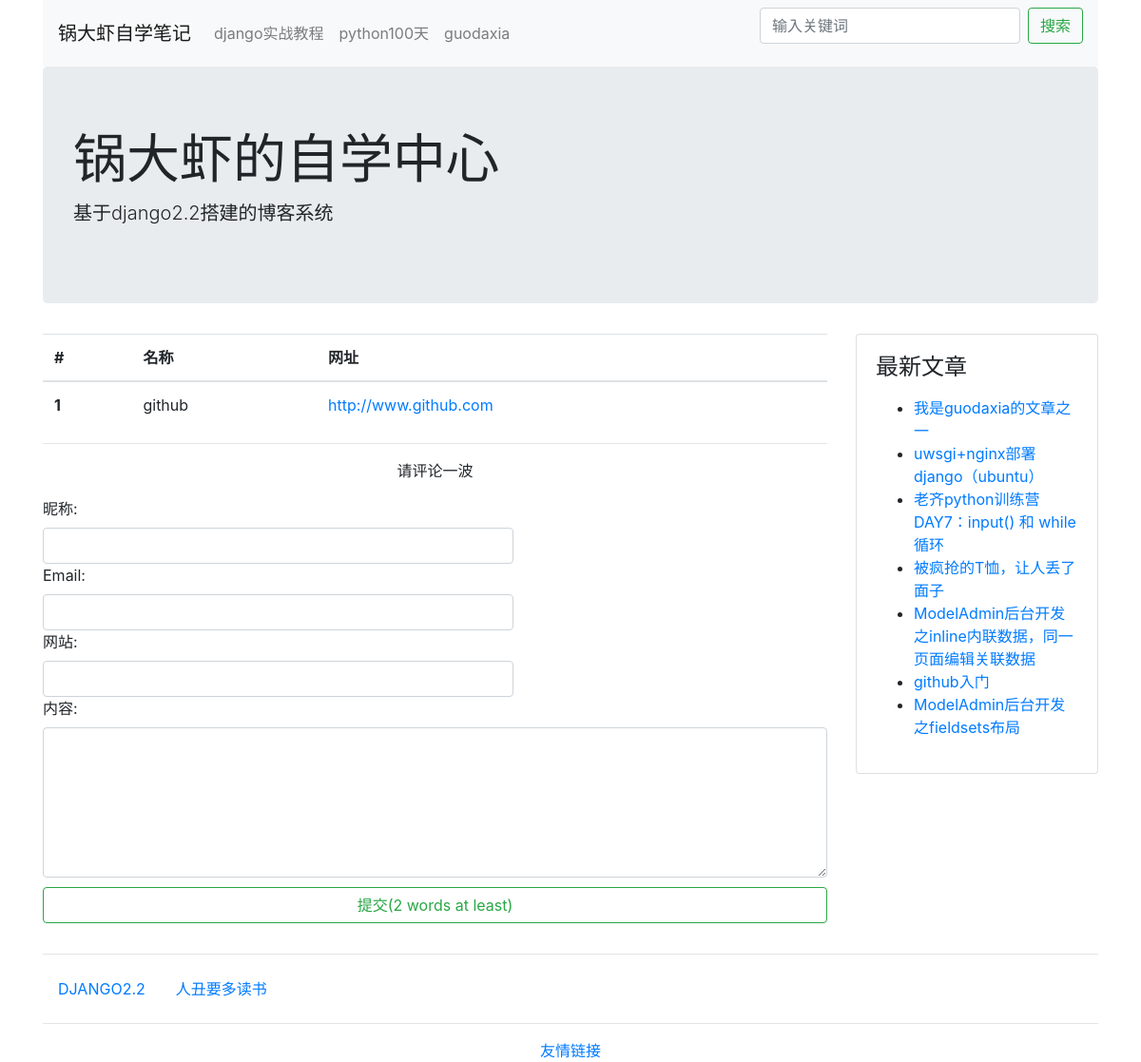
The app's page /link/, older data.
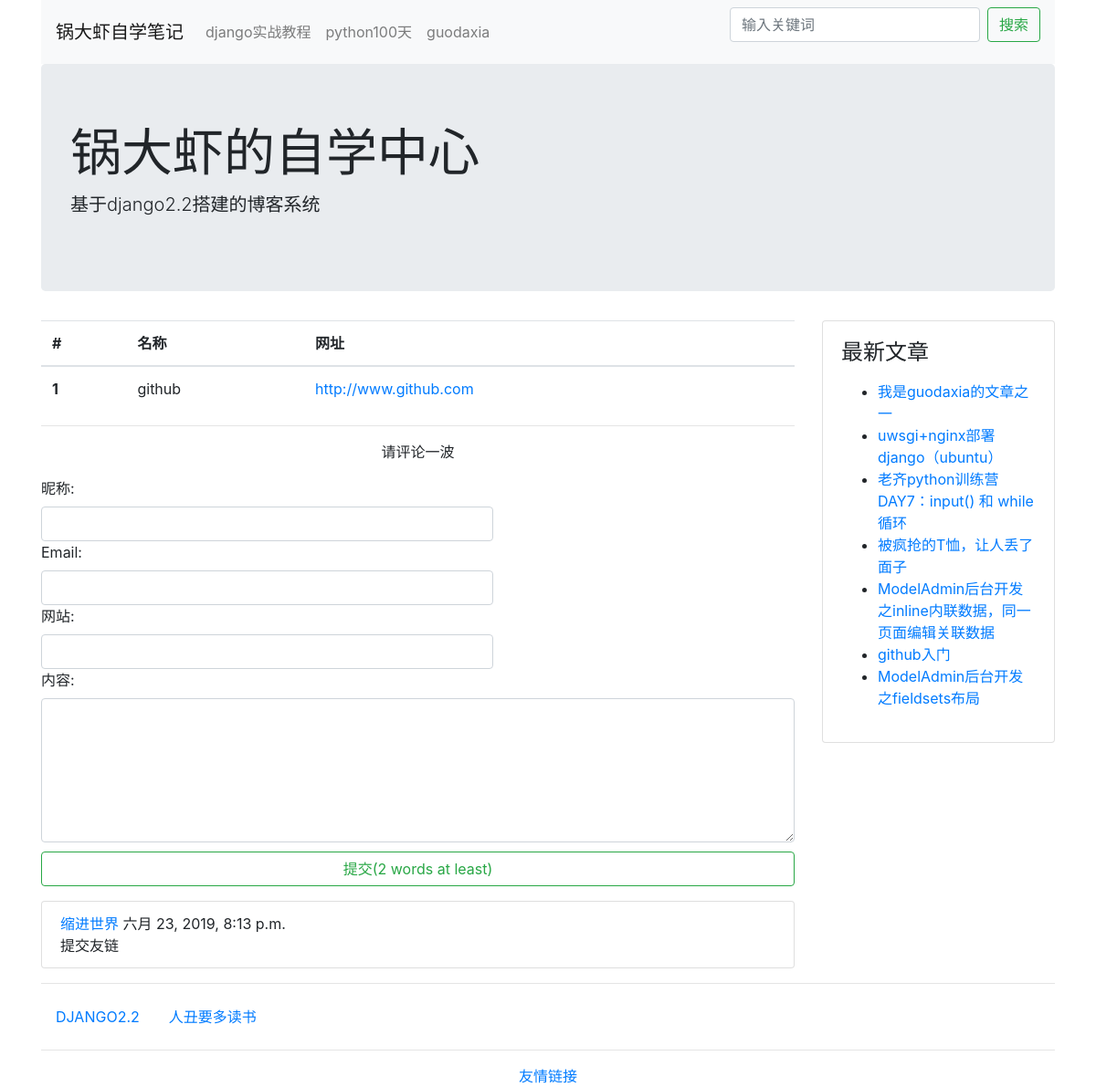
The same page, newer data.
### blog/models.py (models this page shows, shortened)
class Category(models.Model):
    STATUS_NORMAL = 1
    STATUS_DELETE = 0
    STATUS_ITEMS = (
        (STATUS_NORMAL, '正常'),
        (STATUS_DELETE, '删除'),
    )
    name = models.CharField('名称', max_length=50)
    status = models.PositiveIntegerField('状态', default=STATUS_NORMAL, choices=STATUS_ITEMS)
    is_nav = models.BooleanField('是否为导航', default=False)
    owner = models.ForeignKey(User, verbose_name='作者', on_delete=models.CASCADE)
    created_time = models.DateTimeField('创建时间', auto_now_add=True)
    class Meta:
        verbose_name = verbose_name_plural = '分类'
    @classmethod
    def get_navs(cls):
        categories = cls.objects.filter(status=cls.STATUS_NORMAL)
        nav_categories = []
        normal_categories = []
        for cate in categories:
            if cate.is_nav:
                nav_categories.append(cate)
            else:
                normal_categories.append(cate)
        category = {
            'navs': nav_categories,
            'categories': normal_categories,
        }
        return category

class Post(models.Model):
    STATUS_NORMAL = 1
    STATUS_DELETE = 0
    STATUS_DRAFT = 2
    STATUS_ITEMS = (
        (STATUS_NORMAL, '正常'),
        (STATUS_DELETE, '删除'),
        (STATUS_DRAFT, '草稿'),
    )
    title = models.CharField('标题', max_length=255)
    decs = models.CharField('摘要', max_length=1024, blank=True, null=True)
    content = models.TextField('正文', help_text='正文必须为markdown格式')
    status = models.PositiveIntegerField('状态', choices=STATUS_ITEMS, default=STATUS_NORMAL)
    category = models.ForeignKey(Category, verbose_name='分类', on_delete=models.CASCADE)
    tag = models.ManyToManyField(Tag, verbose_name='标签')
    owner = models.ForeignKey(User, verbose_name='作者', on_delete=models.CASCADE)
    created_time = models.DateTimeField('创建时间', auto_now_add=True)
    pv = models.PositiveIntegerField(default=1)
    uv = models.PositiveIntegerField(default=1)
    class Meta:
        verbose_name = verbose_name_plural = '文章'
        ordering = ['-id']
    @classmethod
    def latest_posts(cls):
        return cls.objects.filter(status=cls.STATUS_NORMAL)

### config/models.py (models this page shows, shortened)
class Link(models.Model):
    STATUS_NORMAL = 1
    STATUS_DELETE = 0
    STATUS_ITEMS = (
        (STATUS_NORMAL, '正常'),
        (STATUS_DELETE, '删除'),
    )
    title = models.CharField('标题', max_length=50)
    href = models.URLField('链接') #默认长度为200
    status = models.PositiveIntegerField('状态', choices=STATUS_ITEMS, default=STATUS_NORMAL)
    weight = models.PositiveIntegerField('权重', choices=zip(range(1, 6), range(1, 6)), default=1, help_text='数值越高排名越前')
    owner = models.ForeignKey(User, verbose_name='作者', on_delete=models.CASCADE)
    class Meta:
        verbose_name = verbose_name_plural = '友情链接'

class SideBar(models.Model):
    STATUS_SHOW = 1
    STATUS_HIDE = 2
    DISPLAY_HTML = 1
    DISPLAY_LATEST = 2
    DISPLAY_HOT = 3
    DISPLAY_COMMENT = 4
    STATUS_ITEMS = (
        (STATUS_SHOW, '展示'),
        (STATUS_HIDE, '隐藏'),
    )
    SIDE_TYPE = (
        (DISPLAY_HTML, 'HTML'),
        (DISPLAY_LATEST, '最新文章'),
        (DISPLAY_HOT, '最热文章'),
        (DISPLAY_COMMENT, '最近评论'),
    )
    title = models.CharField('标题', max_length=50)
    display_type = models.PositiveIntegerField('展示类型', choices=SIDE_TYPE, default=1)
    content = models.CharField('内容', help_text='如果设置的不是HTML类型，可为空', blank=True, max_length=500)
    status = models.PositiveIntegerField('状态', choices=STATUS_ITEMS, default=STATUS_SHOW)
    owner = models.ForeignKey(User, verbose_name='作者', on_delete=models.CASCADE)
    created_time = models.DateTimeField('创建时间', auto_now_add=True)
    class Meta:
        verbose_name = verbose_name_plural = '侧边栏'
    @classmethod
    def get_all(cls):
        return cls.objects.filter(status=cls.STATUS_SHOW)
    @property
    def content_html(self):
        from blog.models import Post
        from comment.models import Comment
        result = ''
        if self.display_type == self.DISPLAY_HTML:
            result = self.content
        elif self.display_type == self.DISPLAY_LATEST:
            context = {
                'posts': Post.latest_posts(),
            }
            result = render_to_string('config/blocks/sidebar_posts.html', context)
        elif self.display_type == self.DISPLAY_HOT:
            context = {
                'posts': Post.hot_posts(),
            }
            result = render_to_string('config/blocks/sidebar_posts.html', context)
        elif self.display_type == self.DISPLAY_COMMENT:
            context = {
                'comments': Comment.objects.filter(status=Comment.STATUS_NORMAL),
            }
            result = render_to_string('config/blocks/sidebar_comments.html', context)
        return result

### comment/models.py (models this page shows)
class Comment(models.Model):
    STATUS_NORMAL = 1
    STATUS_DELETE = 0
    STATUS_ITEMS = (
        (STATUS_NORMAL, '正常'),
        (STATUS_DELETE, '删除'),
    )
    target = models.CharField('评论目标', max_length=100)
    content = models.CharField('内容', max_length=2000)
    nickname = models.CharField('昵称', max_length=20)
    website = models.URLField('网站')
    email = models.EmailField('邮箱')
    status = models.PositiveIntegerField('状态', choices=STATUS_ITEMS, default=STATUS_NORMAL)
    created_time = models.DateTimeField('创建时间', auto_now_add=True)
    class Meta:
        verbose_name = verbose_name_plural = '评论'
    @classmethod
    def get_by_target(cls, target):
        return cls.objects.filter(target=target, status=cls.STATUS_NORMAL)

### config/views.py (the view)
# urls.py: path('link/', LinkListView.as_view(), name='links'),
class LinkListView(CommonViewMixin, ListView):
    queryset = Link.objects.filter(status=Link.STATUS_NORMAL)
    template_name = 'config/links.html'
    context_object_name = 'link_list'

### comment/forms.py (shortened to what this page needs)
class CommentForm(forms.ModelForm):
    nickname = forms.CharField(
        label='昵称',
        max_length=50,
        widget=forms.widgets.Input(
            attrs={'class': 'form-control', 'style': 'width: 60%;'}
        )
    )
    email = forms.CharField(
        label='Email',
        max_length=50,
        widget=forms.widgets.EmailInput(
            attrs={'class': 'form-control', 'style': "width:60%;"}
        )
    )
    website = forms.CharField(
        label='网站',
        max_length=100,
        widget=forms.widgets.URLInput(
            attrs={'class': 'form-control', 'style': "width:60%;"}
        )
    )
    content = forms.CharField(
        label='内容',
        max_length=500,
        widget=forms.widgets.Textarea(
            attrs={'rows': 6, 'cols': 60, 'class': 'form-control'}
        )
    )
    class Meta:
        model = Comment
        fields = ['nickname', 'email', 'website', 'content']

### blog/views.py (called while the page is built)
    def get_context_data(self, **kwargs):
        context = super().get_context_data(**kwargs)
        context.update({
            'sidebars': SideBar.get_all(),
        })
        context.update(Category.get_navs())
        return context

### typeidea/templates/config/links.html (shortened to what this page needs)
{% extends 'base.html' %}
{% load comment_block %}
{% block main %}
<table class="table">
    <thead>
        <tr>
            <th scope="col">#</th>
            <th scope="col">名称</th>
            <th scope="col">网址</th>
        </tr>
    </thead>
    <tbody>
        {% for link in link_list %}
            <tr>
                <th scope="row">{{ forloop.counter }}</th>
                <td>{{ link.title }}</td>
                <td><a href="{{ link.href }}">{{ link.href }}</a></td>
            </tr>
        {% empty %}
        暂无友情链接
        {% endfor %}
    </tbody>
</table>
{% comment_block request.path %}
{% endblock %}

### typeidea/templates/base.html (shortened to what this page needs)
<!DOCTYPE html>
<html lang="en">
<head>
    <link rel="stylesheet" href="https://cdn.bootcss.com/bootstrap/4.0.0/css/bootstrap.min.css">
</head>
<body>
    <div class="container head">
    <nav class="navbar navbar-expand-lg navbar-light bg-light">
        <a class="navbar-brand" href="{% url 'index' %}">锅大虾自学笔记</a>
        <div class="collapse navbar-collapse" id="navbarSupportedContent">
            <ul class="navbar-nav mr-auto">
                {% for cate in navs %}
                <li class="nav-item">
                    <a class="nav-link" href="{% url 'category_list' cate.id %}">{{ cate.name }}</a>
                </li>
                {% endfor %}
            </ul>
            <ul>
                <form class="form-inline my-2 my-lg-0" action="/search/" method="GET">
                    <input class="form-control mr-sm-2" value="{{ keyword }}" type="search" placeholder="输入关键词" aria-label="Search" name="keyword">
                    <button class="btn btn-outline-success" type="submit">搜索</button>
                </form>
            </ul>
        </div>
    </nav>
    <div class="jumbotron">
        <h1 class="display-4">锅大虾的自学中心</h1>
        <p class="lead">基于django2.2搭建的博客系统</p>
    </div>
    </div>
    <div class="container main">
        <div class="row">
            <div class="col-9 post-list">
                {% block main %}
                {% endblock %}
            </div>
            <div class="col-3">
                {% block sidebar %}
                    {% for sidebar in sidebars %}
                    <div class="card sidebar">
                        <div class="card-body">
                            <h4>{{ sidebar.title }}</h4>
                            <p>{{ sidebar.content_html }}</p>
                        </div>
                    </div>
                    {% empty %}
                    暂无信息
                    {% endfor %}
                {% endblock %}
            </div>
        </div>
    </div>
    <footer class="footer">
        {% block footer%}
        <div class="container">
            <hr>
            <nav class="nav category">
                {% for cate in categories %}
                <a href="{% url 'category_list' cate.id %}" class="nav-link">{{ cate.name }}</a>
                {% endfor %}
            </nav>
            <hr>
            <nav style="text-align: center">
                <a href="{% url 'links'%}">友情链接</a>
            </nav>
        </div>
        {% endblock %}
    </footer>
</body>
</html>

### typeidea/templates/comment/block.html (shortened to what this page needs)
<hr>
<div>
    <p style="text-align: center">请评论一波</p>
    <div class="commnet">
        <form action="/comment/" method="POST" class="form-group">
            {{ comment_form }}
            <button type="submit" class="btn btn-block btn-outline-success" style="margin-top: 10px">提交(2 words at least)</button>
        </form>
        <ul class="list-group">
            {% for comment in comment_list %}
            <li class="list-group-item">
                <div class="nickname">
                    <a href="{{ comment.website }}">{{ comment.nickname }}</a>
                    <span>{{ comment.created_time }}</span>
                </div>
                <div class="comment-content">
                    {{ comment.content }}
                </div>
            </li>
            {% endfor %}
        </ul>
    </div>
</div>

### typeidea/templates/config/blocks/sidebar_posts.html
<ul>
    {% for post in posts %}
    <li><a href="/post/{{ post.id }}.html">{{ post.title }}</a></li>
    {% endfor %}
</ul>

Row changes from the older to the newer data that the page shows:
added Comment: nickname "缩进世界", created_time "六月 23, 2019, 8:13 p.m.", content "提交友链"
